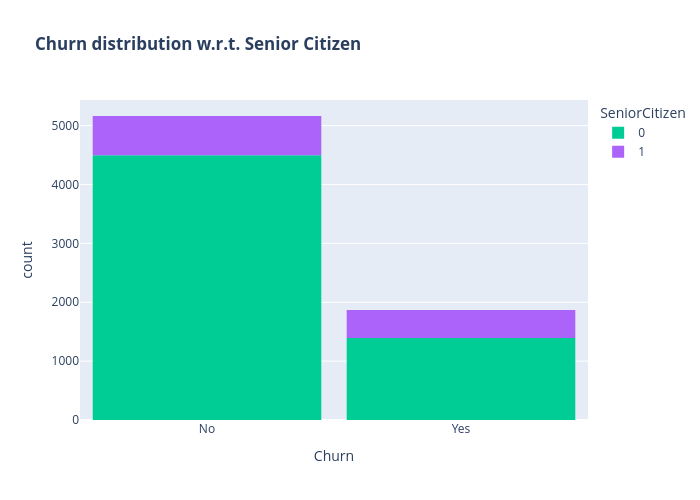

The notebook cell saved with this chart:
### Markdown cell above
* Customers that doesn't have partners are more likely to churn

### Code cell
color_map = {"Yes": '#00CC96', "No": '#B6E880'}
fig = px.histogram(df, x="Churn", color="SeniorCitizen", title="<b>Churn distribution w.r.t. Senior Citizen</b>", color_discrete_map=color_map)
fig.update_layout(width=700, height=500, bargap=0.1)
fig.show()

### Figure 1 — Plotly figure (JSON) as saved in the notebook; plotly's stock layout.template omitted (floating-point values rounded to 4 significant figures; data arrays with more than 128 entries replaced by an {"elided": "..."} marker saying what was removed)
{"data": [{"bingroup": "x", "hovertemplate": "SeniorCitizen=0<br>Churn=%{x}<br>count=%{y}<extra></extra>", "legendgroup": "0", "marker": {"color": "#00cc96", "pattern": {"shape": ""}}, "name": "0", "orientation": "v", "showlegend": true, "type": "histogram", "x": {"elided": "5890 str values"}, "xaxis": "x", "yaxis": "y"}, {"bingroup": "x", "hovertemplate": "SeniorCitizen=1<br>Churn=%{x}<br>count=%{y}<extra></extra>", "legendgroup": "1", "marker": {"color": "#ab63fa", "pattern": {"shape": ""}}, "name": "1", "orientation": "v", "showlegend": true, "type": "histogram", "x": {"elided": "1142 str values"}, "xaxis": "x", "yaxis": "y"}], "layout": {"bargap": 0.1, "barmode": "relative", "height": 500, "legend": {"title": {"text": "SeniorCitizen"}, "tracegroupgap": 0}, "title": {"text": "<b>Churn distribution w.r.t. Senior Citizen</b>"}, "width": 700, "xaxis": {"anchor": "y", "domain": [0, 1], "title": {"text": "Churn"}}, "yaxis": {"anchor": "x", "domain": [0, 1], "title": {"text": "count"}}}}
